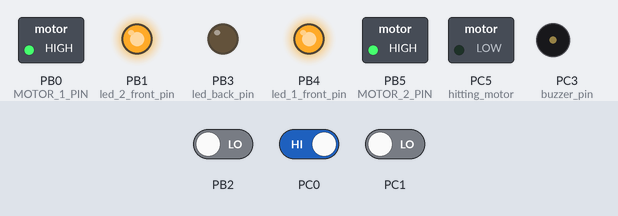
Bench run of a program on a simulated ATmega328P, built with avr-gcc and emulated at 16 MHz. Shown: switched loads named in the program (green lamp = pin HIGH), output pins drawn as LEDs (lit = HIGH), buzzer (waves = sounding, pin HIGH). Inputs (shaded band) come from the test bench; at power-on: PB2 LOW, PC0 HIGH, PC1 LOW.

Above: at 1.2 s.
1.3 s: PB2 driven HIGH
At 2.4 s:
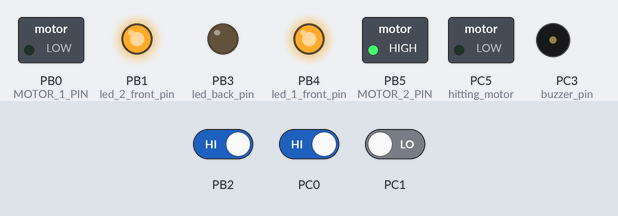
2.8 s: PC0 driven LOW
At 3.5 s:
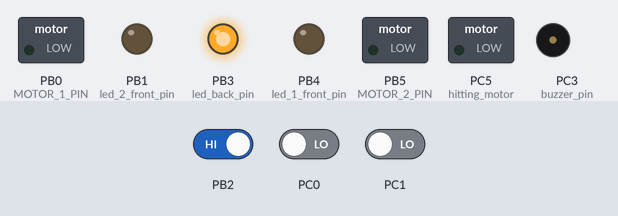
At 6.2 s:
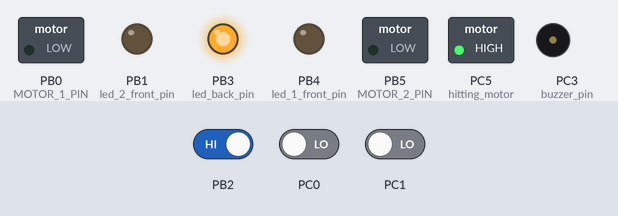
Timing chart, 0 to 7.7 s (numbered marks = the images above; inputs shaded):
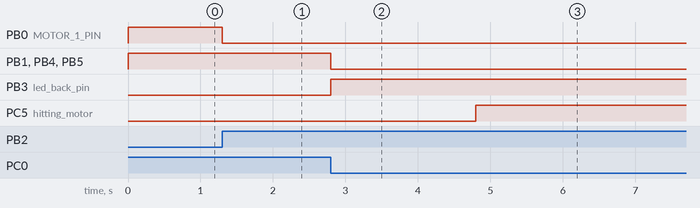

Measured:
- after the input at 1.3 s, PB0 (MOTOR_1_PIN): HIGH → LOW at once
- after the input at 2.8 s, PB1 (led_2_front_pin), PB4 (led_1_front_pin), PB5 (MOTOR_2_PIN): HIGH → LOW at once; PB3 (led_back_pin): LOW → HIGH at once; PC5 (hitting_motor): LOW → HIGH after 2.0 s

The program:

main.cpp
```cpp
#include <avr/io.h>
#define  F_CPU 16000000UL
#include <util/delay.h>


#define MOTOR_1_PORT PORTB
#define MOTOR_1_PIN PB0
#define MOTOR_2_PORT PORTB
#define MOTOR_2_PIN PB5
#define Led_1_front_Port PORTB
#define led_1_front_pin PB4
#define led_2_front_pin PB1
#define led_back_port PORTB
#define led_back_pin PB3
#define buzzer_port PORTC
#define buzzer_pin PC3
#define hitting_motor PC5

void obstacles(){
	PORTB &= ~(1<<led_1_front_pin);
	PORTB &= ~(1<<led_2_front_pin);
	// Stop motors
	PORTB &= ~(1 << MOTOR_1_PIN) & ~(1 << MOTOR_2_PIN);
	PORTB |= (1<<led_back_pin);

	// Wait 2 seconds
	_delay_ms(2000);
	PORTC |= (1<<hitting_motor);
	_delay_ms(8000);

	PORTB &= ~(1<<led_back_pin);
	PORTC &= ~(1<<hitting_motor);


}


void motor_forward()
{
	// back led
	PORTB &= ~(1<<led_back_pin);
	// buzzer
	PORTC &= ~(1<<buzzer_pin);

	// Start motors again
	PORTB |= (1 << MOTOR_1_PIN) | (1 << MOTOR_2_PIN);
	PORTB |= (1<<led_1_front_pin);
	PORTB |= (1<<led_2_front_pin);
}
int main(void) {
	// Set motor and led ports as output
	DDRB |= (1 << MOTOR_1_PIN) | (1 << MOTOR_2_PIN) | (1<<led_1_front_pin)| (1<<led_2_front_pin) | (1<<led_back_pin) ;
	DDRC |= (1 << buzzer_pin)|(1<<hitting_motor);

	// Start motors
	//PORTB |= (1 << MOTOR_1_PIN) | (1 << MOTOR_2_PIN);

			do {
				// Wait for object to be detected
				if ((PINC & (1 << PC0))==0) {
					obstacles();
				}
			 /*	if((PINC & (1 << PC2 )) ==0)
				{
					// Motor 1 stop
					PORTB &= ~(1 << MOTOR_1_PIN);
					// Motor 2 stop
					PORTB &= ~(1 << MOTOR_2_PIN);
					// back led
					PORTB |= (1<<led_back_pin);
					// buzzer
					PORTC |= (1<<buzzer_pin);
					PORTB &= ~(1<<led_1_front_pin);
					PORTB &= ~(1<<led_2_front_pin);
				}
				else*/
			   if ((PINC & (1 << PC1)) )
				{
					// back led
					PORTB &= ~(1<<led_back_pin);
					// buzzer
					PORTC &= ~(1<<buzzer_pin);

					PORTB |= (1<<led_1_front_pin);
					PORTB |= (1<<led_2_front_pin);

					// Motor 1 start
					PORTB |= (1 << MOTOR_1_PIN);

					// Motor 2 stop
					PORTB &= ~(1 << MOTOR_2_PIN);

				}
				else if ((PINB & (1<<PB2)))
				{
					// back led
					PORTB &= ~(1<<led_back_pin);
					// buzzer
					PORTC &= ~(1<<buzzer_pin);

					PORTB |= (1<<led_1_front_pin);
					PORTB |= (1<<led_2_front_pin);


					// Motor 1 stop
					PORTB &= ~(1 << MOTOR_1_PIN);

					// Motor 2 start
					PORTB |= (1 << MOTOR_2_PIN);


				}
				else
				motor_forward();


			} while (1);


}
```
